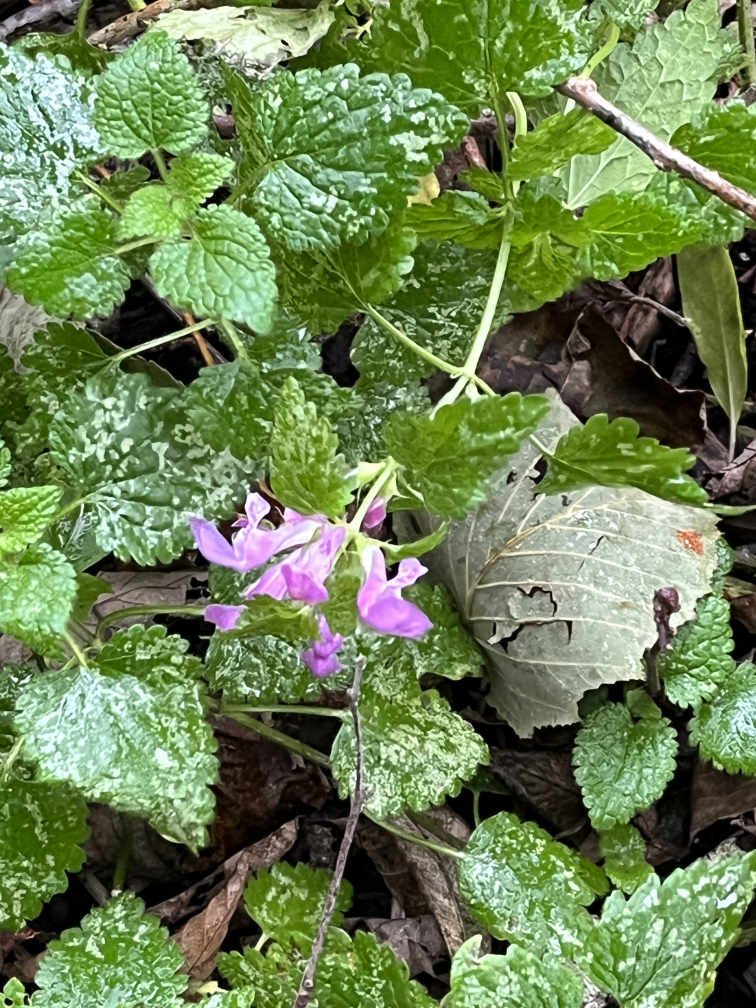
#> input picture photo.jpeg, 3024 x 4032 px (shown at 1/4 size)
$ jupyter execute --allow-errors mydraft.ipynb   (text cells are left out)
#> lines starting #> are read from the running program, lines starting #| are printed output that depends on the picture
[cell 1]
import cv2
from brisque import BRISQUE
import numpy as np
import os
import matplotlib.pyplot as plt
import pandas as pd

[cell 2]
def get_image_size(image_path):
    img = cv2.imread(image_path)
    return os.path.getsize(image_path), img.shape[1], img.shape[0]  # File size, width, height

def save_image_in_different_formats(input_path):
#> called with input_path = 'photo.jpeg'
    image = cv2.imread(input_path)
#> image is the input picture: shape (4032, 3024, 3); mean B, G, R 84.3, 131.3, 109.9
    file_name_without_extension = os.path.splitext(os.path.basename(input_path))[0]
    output_folder = 'output'
    os.makedirs(output_folder, exist_ok=True)

    # Save as JPEG
    output_jpg = os.path.join(output_folder, file_name_without_extension + '_output.jpg')
    cv2.imwrite(output_jpg, image)

    # Save as Bitmap (BMP)
    output_bmp = os.path.join(output_folder, file_name_without_extension + '_output.bmp')
    cv2.imwrite(output_bmp, image)

    # Save as PNG
    output_png = os.path.join(output_folder, file_name_without_extension + '_output.png')
    cv2.imwrite(output_png, image)

    return output_jpg, output_bmp, output_png

def create_experiment_table(images):
    table = []

    for i, image_path in enumerate(images, start=1):
        file_type = image_path.split('.')[-1].upper()

        # Get image dimensions
        img = cv2.imread(image_path)
        obj = BRISQUE(url=False)
        size = img.size
        quality_score = str(obj.score(img))
        photo_size = (img.shape[1], img.shape[0])  # Width, Height

        # Get file size
        file_size = os.path.getsize(image_path)

        # Append data to the table
        table.append({
            'Experiment Number': i,
            'File Type': file_type,
            'Photo Size': photo_size,
            'Photo Size Units' : 'pixels',
            'File Size': file_size,
            'File Size Units': 'bytes',
            'Quality score' : quality_score
        })

    return table

def print_latex_table(data):
    headers = list(data[0].keys())

    # Print LaTeX table header
    print('\\begin{table}[h]')
    print('\\centering')
    print('\\begin{tabular}{|' + 'c|' * len(headers) + '} \\hline')

    # Print column headers
    print(' & '.join(headers) + ' \\\\ \\hline')

    # Print table rows
    for row in data:
        values = [str(row[header]) for header in headers]
        print(' & '.join(values) + ' \\\\ \\hline')

    # Print LaTeX table footer
    print('\\end{tabular}')
    print('\\caption{Experiment Results}')
    print('\\end{table}')

[cell 3]
input_path = 'photo.jpeg'
output_jpg, output_bmp, output_png = save_image_in_different_formats(input_path)

[cell 4]
photos = [output_jpg, output_bmp, output_png]
#> (the rest of this cell did not finish here and is left out)

#> (a cell that did not finish here is left out)

#> (a cell that did not finish here is left out)

[cell 7]
output_folder = 'output_video'
os.makedirs(output_folder, exist_ok=True)

[cell 8]
cap = cv2.VideoCapture(1)
cv2.namedWindow('frame', 0)
cv2.resizeWindow('frame', 300, 300)

# Set the desired duration and calculate the number of frames
desired_duration = 4.0  # seconds
frame_rate = 20.0
total_frames = int(desired_duration * frame_rate)

# Define output file names for each format
output_i420 = os.path.join(output_folder, 'output_i420.avi')
output_mp4 = os.path.join(output_folder, 'output.mp4')
output_divx = os.path.join(output_folder, 'output_divx.avi')
output_flv = os.path.join(output_folder, 'output.flv')
output_xvid = os.path.join(output_folder, 'output_xvid.avi')

# Define fourcc codes for each format
fourcc_i420 = cv2.VideoWriter_fourcc(*'I420')
fourcc_mp4 = cv2.VideoWriter_fourcc(*'mp4v')
fourcc_divx = cv2.VideoWriter_fourcc(*'DIVX')
fourcc_flv = cv2.VideoWriter_fourcc(*'FLV1')
fourcc_xvid = cv2.VideoWriter_fourcc(*'XVID')

# Create VideoWriter instances for each format
out_i420 = cv2.VideoWriter(output_i420, fourcc_i420, frame_rate, (300, 300))
out_mp4 = cv2.VideoWriter(output_mp4, fourcc_mp4, frame_rate, (300, 300))
out_divx = cv2.VideoWriter(output_divx, fourcc_divx, frame_rate, (300, 300))
out_flv = cv2.VideoWriter(output_flv, fourcc_flv, frame_rate, (300, 300))
out_xvid = cv2.VideoWriter(output_xvid, fourcc_xvid, frame_rate, (300, 300))

frame_count = 0

while cap.isOpened() and frame_count < total_frames:
    ret, frame = cap.read()
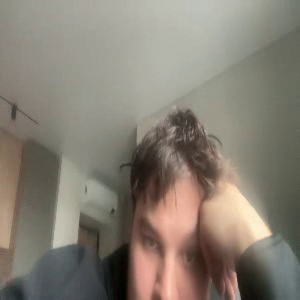
#> input picture frame 8 of output_video/output.mp4, 300 x 300 px, given in place of the camera
#> frame is the input picture: shape (300, 300, 3); mean B, G, R 115.7, 126.9, 134.5
    if ret:
        vidout = cv2.resize(frame, (300, 300))

        # Write frames to each VideoWriter instance
        out_i420.write(vidout)
        out_mp4.write(vidout)
        out_divx.write(vidout)
        out_flv.write(vidout)
        out_xvid.write(vidout)

        cv2.imshow('frame', frame)
        frame_count += 1
        if cv2.waitKey(1) & 0xFF == ord('q'):
#> (key q is pressed here)
            break
    else:
        break

cap.release()
out_i420.release()
out_mp4.release()
out_divx.release()
out_flv.release()
out_xvid.release()

cv2.destroyWindow('frame')
cv2.waitKey(4)
cv2.destroyAllWindows()

actual_duration = frame_count / frame_rate
print(f"Actual video duration: {actual_duration:.2f} seconds")

[cell 9]
video_attempts_list = []

def record_existing_attempt(video_format, output_file):
    attempt_info = {}

    output_path = os.path.join(output_folder, output_file)
    file_size = os.path.getsize(output_path)

    # Record attempt information
    attempt_info['Format'] = video_format
    attempt_info['File'] = output_file
    attempt_info['Duration'] = cv2.VideoCapture(output_path).get(cv2.CAP_PROP_FRAME_COUNT) / cv2.VideoCapture(output_path).get(cv2.CAP_PROP_FPS)
    attempt_info['FPS'] = cv2.VideoCapture(output_path).get(cv2.CAP_PROP_FPS)
    attempt_info['Video Size'] = (300, 300)
    attempt_info['File Size'] = file_size

    # Append attempt information to the list
    video_attempts_list.append(attempt_info)

# Record attempts for each existing video
#> (the rest of this cell did not finish here and is left out)

[cell 10]
def calculate_quality_score(image_path):
    obj = BRISQUE(url=False)
    img = cv2.imread(image_path)
    score = float(obj.score(img))
    return score

# Initialize a list to store attempt dictionaries
video_attempts_list_png = []

def record_existing_attempt(video_format, output_file):
    attempt_info = {}
    output_path = os.path.join(output_folder, output_file)
    file_size = os.path.getsize(output_path)

    # Record attempt information
    attempt_info['Format'] = video_format
    attempt_info['File'] = output_file
    attempt_info['Duration'] = cv2.VideoCapture(output_path).get(cv2.CAP_PROP_FRAME_COUNT) / cv2.VideoCapture(output_path).get(cv2.CAP_PROP_FPS)
    attempt_info['FPS'] = cv2.VideoCapture(output_path).get(cv2.CAP_PROP_FPS)
    attempt_info['Video Size'] = (300, 300)
    attempt_info['File Size'] = file_size

    # Extract one frame from the video
    cap = cv2.VideoCapture(output_path)
    cap.set(cv2.CAP_PROP_POS_FRAMES, 49)
    ret, frame = cap.read()
    cap.release()

    frame_output_path = os.path.join(output_folder, f'{output_file}_frame_{video_format.lower()}.png')
    cv2.imwrite(frame_output_path, frame)
    attempt_info['Quality Score'] = calculate_quality_score(frame_output_path)
    video_attempts_list_png.append(attempt_info)

# Record attempts for each existing video
#> (the rest of this cell did not finish here and is left out)

#> (a cell that did not finish here is left out)

[cell 12]
pd.DataFrame(video_attempts_list_png)

[cell 13]
formats = [experiment['Format'] for experiment in video_attempts_list]
sizes = [experiment['File Size'] for experiment in video_attempts_list]

plt.figure(figsize=(10, 6))
plt.bar(formats, sizes, color='blue', alpha=0.7)

# Customize the plot
plt.xlabel('Video Formats')
plt.ylabel('File Size (bytes)')
plt.title('File Size Distribution by Format')

# Show the plot
plt.show()

[cell 14]
formats = [experiment['Format'] for experiment in video_attempts_list_png]
sizes = [experiment['Quality Score'] for experiment in video_attempts_list_png]

plt.figure(figsize=(10, 6))
plt.bar(formats, sizes, color='blue', alpha=0.7)

# Customize the plot
plt.xlabel('Video Formats')
plt.ylabel('Quality Score')
plt.title('Quality Score Distribution by Format')

# Show the plot
plt.show()

[cell 15]
def save_image_in_grey(input_path):
#> called with input_path = 'photo.jpeg'
    image = cv2.imread(input_path, cv2.IMREAD_GRAYSCALE )
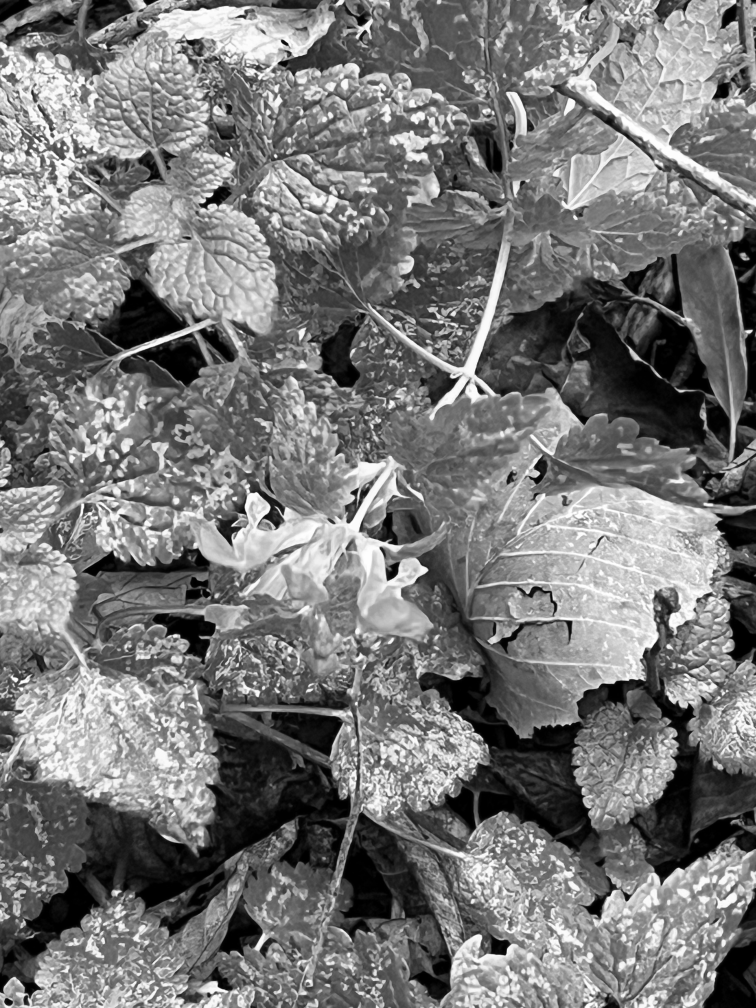
#> image: shape (4032, 3024) (shown at 1/4 size); min 0, max 255, mean 119.6
    file_name_without_extension = os.path.splitext(os.path.basename(input_path))[0]
    output_folder = 'output_grey'
    os.makedirs(output_folder, exist_ok=True)

    # Save as JPEG
    output_jpg = os.path.join(output_folder, file_name_without_extension + '_output.jpg')
    cv2.imwrite(output_jpg, image)

    # Save as Bitmap (BMP)
    output_bmp = os.path.join(output_folder, file_name_without_extension + '_output.bmp')
    cv2.imwrite(output_bmp, image)

    # Save as PNG
    output_png = os.path.join(output_folder, file_name_without_extension + '_output.png')
    cv2.imwrite(output_png, image)

    return output_jpg, output_bmp, output_png

[cell 16]
input_path = 'photo.jpeg'
output_jpg, output_bmp, output_png = save_image_in_grey(input_path)

[cell 17]
photos = [output_jpg, output_bmp, output_png]
#> (the rest of this cell did not finish here and is left out)
